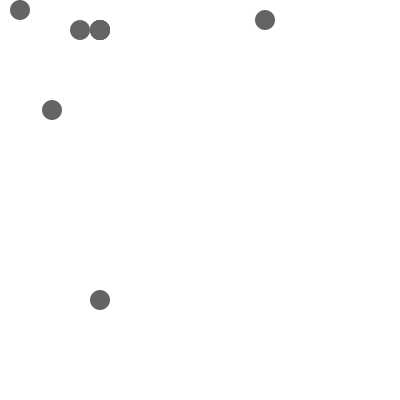
Frame 1 (no input)
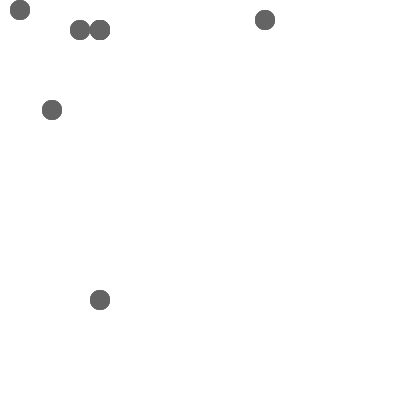
Frame 60 (the mouse pressed at the canvas centre just before this capture)
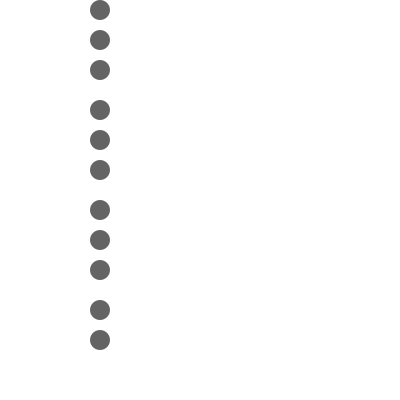
Frame 120 (the mouse held since frame 60 and released just before this capture)

The Processing sketch that drew these frames (run headless with seeded random() and noise(); from frame 60 on, the mouse is pressed at the canvas centre):

// Processing sketch: processing_40654
// ── processing_40654.pde

void setup() {
  size (400, 400);
  background (255);
  smooth();
}

void draw() {
noStroke ();
smooth();

fill (255, 30);
rect (0,0, width, height);  
  
fill (100);
ellipse (mouseX + 20,10,20,20);
fill (100);
ellipse (mouseX - 20,mouseY +120,20,20);
fill (100);
ellipse (mouseX + 100,mouseY + 30,20,20);
ellipse (52,mouseY - 110,20,20);
fill (100);
ellipse (220,mouseY -70,20,20);
fill (100);
ellipse (mouseX - 100,10,20,20);
fill (100);
ellipse (mouseX - 20,mouseY +120,20,20);
fill (100);
ellipse (mouseX + 100,mouseY + 30,20,20);
ellipse (52,mouseY + 110,20,20);
ellipse (265,mouseY + 20,20,20);
ellipse (mouseX - 100,mouseY - 70,20,20);
ellipse (mouseX + 100,mouseY + 30,20,20);
ellipse (mouseX + 100, 300,20,20);
ellipse (mouseX + 80, 30,20,20);
ellipse (100, mouseY + 30,20,20);

if(mousePressed){
  

fill (255);
rect (0,0, width, height);  
  
fill (100);
ellipse (100,10,20,20);
fill (100);
ellipse (100,40,20,20);
fill (100);
ellipse (100,70,20,20);
ellipse (100,110,20,20);
fill (100);
ellipse (100,140,20,20);
fill (100);
ellipse (100,170,20,20);
fill (100);
ellipse (100,210,20,20);
fill (100);
ellipse (100,240,20,20);
ellipse (100,270,20,20);
fill (100);
ellipse (100,310,20,20);
ellipse (100,340,20,20);
}


}
